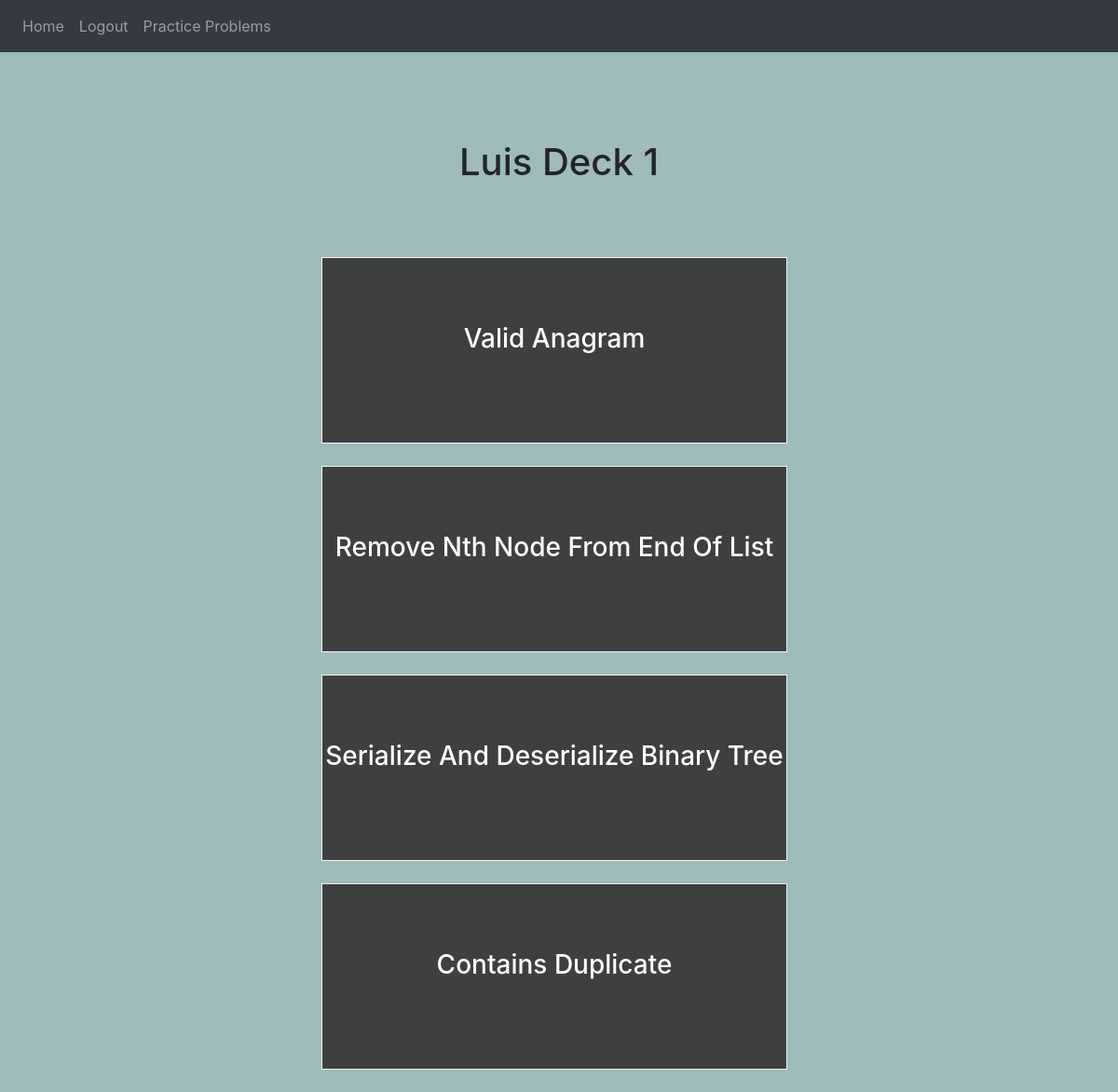
Screenshot of /study-session/2 (signed in) with the database file from the repository.
### website/models.py (models this page shows, shortened)
class Deck(db.Model):
    id = db.Column(db.Integer, primary_key = True)
    name = db.Column(db.String(100))
    flashcards = db.relationship('Flashcard', backref = "currDeck")
    user_id = db.Column(db.Integer, db.ForeignKey('user.id'))

class Flashcard(db.Model):
    id = db.Column(db.Integer, primary_key = True)
    name = db.Column(db.String(10000))
    deck_id = db.Column(db.Integer, db.ForeignKey('deck.id'))
    user_id = db.Column(db.Integer, db.ForeignKey('user.id'))

### website/views.py (the view)
@views.route('/study-session/<deck>')
def study_session(deck):
    deckID = Deck.query.filter_by(id = deck).first()
    return render_template("study_session.html", user = current_user, deck = deckID)

### website/__init__.py (called while the page is built)
def create_app():
    app = Flask(__name__)
    app.config['SECRET_KEY'] = "This is the secret key, don't share with anyone."
    app.config['SQLALCHEMY_DATABASE_URI'] = f"sqlite:///{DB_NAME}"
    db.init_app(app)
    migrate = Migrate(app, db, render_as_batch=True)
    from .views import views
    from .auth import auth
    app.register_blueprint(views, url_prefix = '/')
    app.register_blueprint(auth, url_prefix = '/')
    from .models import User
    with app.app_context():
        db.create_all()
    login_manager = LoginManager()
    login_manager.login_view = 'views.initial'
    login_manager.init_app(app)
    @login_manager.user_loader
    def load_user(id):
        return User.query.get(int(id))
    return app

### website/templates/study_session.html (shortened to what this page needs)
{% extends "base.html" %}
{% block content %}
<br/>
<h1 class="center" class="display-3">{{ deck.name }}</h1>
{% for flashcard in deck.flashcards %}
    <div class="flip-card">
        <div class="flip-card-inner">
        <div class="flip-card-front">
            <h3 class="center">{{ flashcard.name }}</h3>
        </div>
        <div class="flip-card-back">
            <p class="center"><a href="https://leetcode.com/problems/{{ flashcard.name.replace(' ', '-') }}/" target="_blank">Try LeetCode Solution</a></p>
        </div>
        </div>
    </div>
<br />
{% endfor %}
{% endblock %}

### website/static/basics.css (style rules this page uses)
body { background-color: #9FBBBB; margin-top: 0%; margin-left: 0%; margin-right: 0%; }
.center { padding: 70px 0; text-align: center; }
.flip-card { background-color: transparent; width: 500px; height: 200px; border: 1px solid #f1f1f1; perspective: 1000px; margin-left: 300px; }
.flip-card-inner { position: relative; width: 100%; height: 100%; text-align: center; transition: transform 0.8s; transform-style: preserve-3d; }
.flip-card-front, .flip-card-back { position: absolute; width: 100%; height: 100%; -webkit-backface-visibility: hidden; backface-visibility: hidden; }
.flip-card-front { background-color: rgb(61, 64, 63); color: rgb(255, 255, 255); }
.flip-card-back { background-color: rgb(61, 64, 63); color: white; transform: rotateY(180deg); }

### rows the page displays
Deck: name "Luis Deck 1"
Flashcard: name "Valid Anagram"
Flashcard: name "Remove Nth Node From End Of List"
Flashcard: name "Serialize And Deserialize Binary Tree"
Flashcard: name "Contains Duplicate"
